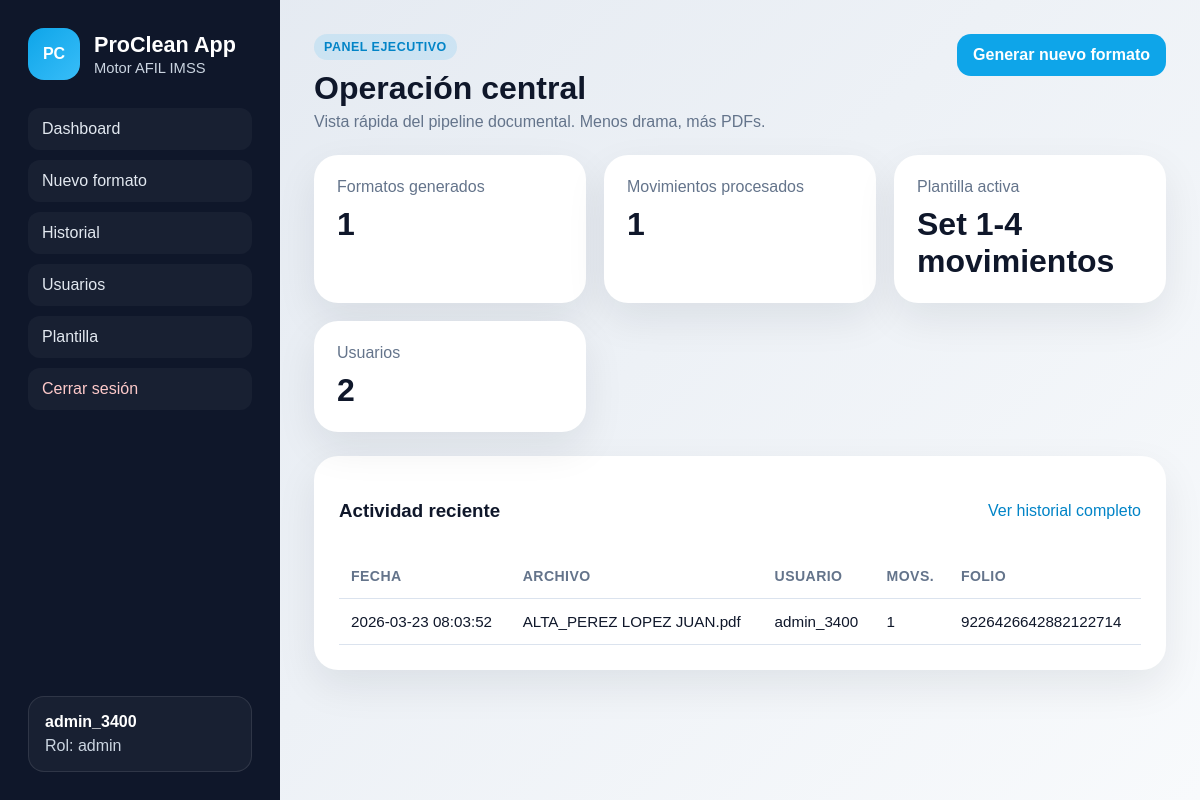
The app's page /dashboard (signed in) with its own data.
### tables this page shows
CREATE TABLE users (
                id INTEGER PRIMARY KEY AUTOINCREMENT,
                username TEXT NOT NULL UNIQUE,
                password_hash TEXT NOT NULL,
                role TEXT NOT NULL CHECK(role IN ('admin','usuario')),
                created_at TEXT NOT NULL
            );

CREATE TABLE format_history (
                id INTEGER PRIMARY KEY AUTOINCREMENT,
                user_id INTEGER NOT NULL,
                filename TEXT NOT NULL,
                pdf_path TEXT NOT NULL,
                folio TEXT NOT NULL,
                lote TEXT NOT NULL,
                movement_count INTEGER NOT NULL,
                payload_json TEXT NOT NULL,
                created_at TEXT NOT NULL,
                FOREIGN KEY(user_id) REFERENCES users(id)
            );

### app.py (the view)
    @app.route("/dashboard")
    @login_required
    @role_required("admin")
    def dashboard():
        stats = get_dashboard_stats()
        recent_history = list_history(limit=5)
        return render_template("dashboard.html", stats=stats, recent_history=recent_history)

### app.py (called while the page is built)
def current_user():
    return getattr(g, "user", None)

def login_required(view):
    @wraps(view)
    def wrapped_view(**kwargs):
        if g.user is None:
            return redirect(url_for("login"))
        return view(**kwargs)
    return wrapped_view

def role_required(role: str):
    def decorator(view):
        @wraps(view)
        def wrapped_view(**kwargs):
            if g.user is None:
                return redirect(url_for("login"))
            if g.user["role"] != role:
                abort(403)
            return view(**kwargs)
        return wrapped_view
    return decorator

def get_user_by_id(user_id: int | None):
    if not user_id:
        return None
    conn = sqlite3.connect(DB_PATH)
    conn.row_factory = sqlite3.Row
    try:
        return conn.execute("SELECT * FROM users WHERE id = ?", (user_id,)).fetchone()
    finally:
        conn.close()

def list_history(limit: int | None = None):
    conn = sqlite3.connect(DB_PATH)
    conn.row_factory = sqlite3.Row
    try:
        query = """
            SELECT h.*, u.username
            FROM format_history h
            JOIN users u ON u.id = h.user_id
            ORDER BY h.created_at DESC
        """
        if limit:
            query += f" LIMIT {int(limit)}"
        return conn.execute(query).fetchall()
    finally:
        conn.close()

def get_dashboard_stats():
    conn = sqlite3.connect(DB_PATH)
    conn.row_factory = sqlite3.Row
    try:
        row = conn.execute(
            "SELECT COUNT(*) AS total, COALESCE(SUM(movement_count), 0) AS movimientos FROM format_history"
        ).fetchone()
        users_total = conn.execute("SELECT COUNT(*) AS total FROM users").fetchone()[0]
        return {
            "formatos": row["total"],
            "movimientos": row["movimientos"],
            "usuarios": users_total,
            "plantilla": "Set 1-4 movimientos",
        }
    finally:
        conn.close()

### templates/dashboard.html
{% extends 'base.html' %}
{% block content %}
<section class="page-head">
  <div>
    <span class="eyebrow">Panel ejecutivo</span>
    <h2>Operación central</h2>
    <p>Vista rápida del pipeline documental. Menos drama, más PDFs.</p>
  </div>
  <a href="{{ url_for('nuevo_formato') }}" class="btn btn-primary">Generar nuevo formato</a>
</section>
<section class="stats-grid">
  <article class="stat-card">
    <span>Formatos generados</span>
    <strong>{{ stats.formatos }}</strong>
  </article>
  <article class="stat-card">
    <span>Movimientos procesados</span>
    <strong>{{ stats.movimientos }}</strong>
  </article>
  <article class="stat-card">
    <span>Plantilla activa</span>
    <strong>{{ stats.plantilla }}</strong>
  </article>
  {% if stats.usuarios is not none %}
  <article class="stat-card">
    <span>Usuarios</span>
    <strong>{{ stats.usuarios }}</strong>
  </article>
  {% endif %}
</section>
<section class="panel">
  <div class="panel-head">
    <h3>Actividad reciente</h3>
    <a href="{{ url_for('historial') }}">Ver historial completo</a>
  </div>
  {% if recent_history %}
  <div class="table-wrap">
    <table>
      <thead>
        <tr>
          <th>Fecha</th>
          <th>Archivo</th>
          <th>Usuario</th>
          <th>Movs.</th>
          <th>Folio</th>
        </tr>
      </thead>
      <tbody>
        {% for item in recent_history %}
        <tr>
          <td>{{ item.created_at }}</td>
          <td>{{ item.filename }}</td>
          <td>{{ item.username }}</td>
          <td>{{ item.movement_count }}</td>
          <td>{{ item.folio }}</td>
        </tr>
        {% endfor %}
      </tbody>
    </table>
  </div>
  {% else %}
  <p class="empty-state">Aún no hay formatos generados.</p>
  {% endif %}
</section>
{% endblock %}

### templates/base.html (shortened to what this page needs)
<!doctype html>
<html lang="es">
<head>
  <link rel="stylesheet" href="{{ url_for('static', filename='style.css') }}">
</head>
<body>
  <div class="app-shell">
    {% if current_user %}
    <aside class="sidebar">
      <div class="brand">
        <div class="brand-mark">PC</div>
        <div>
          <h1>{{ app_name }}</h1>
          <p>Motor AFIL IMSS</p>
        </div>
      </div>
      <nav class="nav">
        {% if current_user.role == 'admin' %}
        <a href="{{ url_for('dashboard') }}" class="nav-link">Dashboard</a>
        {% endif %}
        <a href="{{ url_for('nuevo_formato') }}" class="nav-link">Nuevo formato</a>
        <a href="{{ url_for('historial') }}" class="nav-link">Historial</a>
        {% if current_user.role == 'admin' %}
          <a href="{{ url_for('admin_usuarios') }}" class="nav-link">Usuarios</a>
          <a href="{{ url_for('admin_plantilla') }}" class="nav-link">Plantilla</a>
        {% endif %}
        <a href="{{ url_for('logout') }}" class="nav-link danger">Cerrar sesión</a>
      </nav>
      <div class="user-box">
        <strong>{{ current_user.username }}</strong>
        <span>Rol: {{ current_user.role }}</span>
      </div>
    </aside>
    {% endif %}
    <main class="main {% if not current_user %}main-auth{% endif %}">
      {% block content %}{% endblock %}
    </main>
  </div>
</body>
</html>

### static/style.css (style rules this page uses)
:root { --bg: #0f172a; --panel: #ffffff; --panel-soft: #f8fafc; --line: #dbe3ee; --text: #0f172a; --muted: #64748b; --primary: #0ea5e9; --primary-dark: #0284c7; --success: #dcfce7; --success-text: #166534; --error: #fee2e2; --error-text: #991b1b; --warning: #fff7ed; --shadow: 0 16px 40px rgba(15, 23, 42, 0.08); }
* { box-sizing: border-box; }
body { margin: 0; font-family: Arial, Helvetica, sans-serif; background: linear-gradient(135deg, #e2e8f0, #f8fafc); color: var(--text); }
a { color: var(--primary-dark); text-decoration: none; }
.app-shell { display: flex; min-height: 100vh; }
.sidebar { width: 280px; background: var(--bg); color: white; padding: 28px; display: flex; flex-direction: column; gap: 28px; }
.brand { display: flex; align-items: center; gap: 14px; }
.brand h1 { margin: 0; font-size: 1.35rem; }
.brand p { margin: 2px 0 0; color: #cbd5e1; font-size: .92rem; }
.brand-mark { width: 52px; height: 52px; border-radius: 16px; background: linear-gradient(135deg, var(--primary), #38bdf8); display: grid; place-items: center; font-weight: 700; }
.nav { display: grid; gap: 10px; }
.nav-link { color: #e2e8f0; padding: 12px 14px; border-radius: 12px; background: rgba(255,255,255,.04); }
.nav-link.danger { color: #fecaca; }
.user-box { margin-top: auto; padding: 16px; border: 1px solid rgba(255,255,255,.1); border-radius: 16px; background: rgba(255,255,255,.04); }
.user-box strong, .user-box span { display: block; }
.user-box span { color: #cbd5e1; margin-top: 6px; }
.main { flex: 1; padding: 34px; }
.hero-copy, .form-card, .panel, .stat-card { background: var(--panel); border: 1px solid rgba(255,255,255,.5); border-radius: 24px; box-shadow: var(--shadow); }
.eyebrow { display: inline-block; padding: 6px 10px; border-radius: 999px; background: rgba(14,165,233,.12); color: var(--primary-dark); font-size: .78rem; font-weight: 700; letter-spacing: .04em; text-transform: uppercase; }
.page-head { display: flex; justify-content: space-between; gap: 20px; align-items: start; margin-bottom: 24px; }
.page-head h2 { margin: 10px 0 6px; font-size: 2rem; }
.page-head p { margin: 0; color: var(--muted); }
.stats-grid { display: grid; grid-template-columns: repeat(auto-fit, minmax(200px, 1fr)); gap: 18px; margin-bottom: 24px; }
.stat-card { padding: 22px; }
.stat-card span { display: block; color: var(--muted); margin-bottom: 10px; }
.stat-card strong { font-size: 2rem; }
.panel, .form-card { padding: 24px; }
.panel-head { display: flex; justify-content: space-between; align-items: center; gap: 16px; margin-bottom: 14px; }
.btn { display: inline-flex; align-items: center; justify-content: center; padding: 12px 16px; border-radius: 14px; border: none; cursor: pointer; font-weight: 700; }
.btn-primary { background: var(--primary); color: white; }
.table-wrap { overflow-x: auto; }
table { width: 100%; border-collapse: collapse; }
th, td { padding: 14px 12px; border-bottom: 1px solid var(--line); text-align: left; font-size: .95rem; }
th { color: var(--muted); font-size: .88rem; text-transform: uppercase; letter-spacing: .03em; }

### records on screen
users: username "admin_3400", role "admin"
format_history: created_at "2026-03-23 08:03:52", filename "ALTA_PEREZ LOPEZ JUAN.pdf", username "admin_3400", movement_count "1", folio "9226426642882122714"

### other values on screen
{{ app_name }} "ProClean App"
{{ stats.formatos }} "1"
{{ stats.movimientos }} "1"
{{ stats.plantilla }} "Set 1-4 movimientos"
{{ stats.usuarios }} "2"
